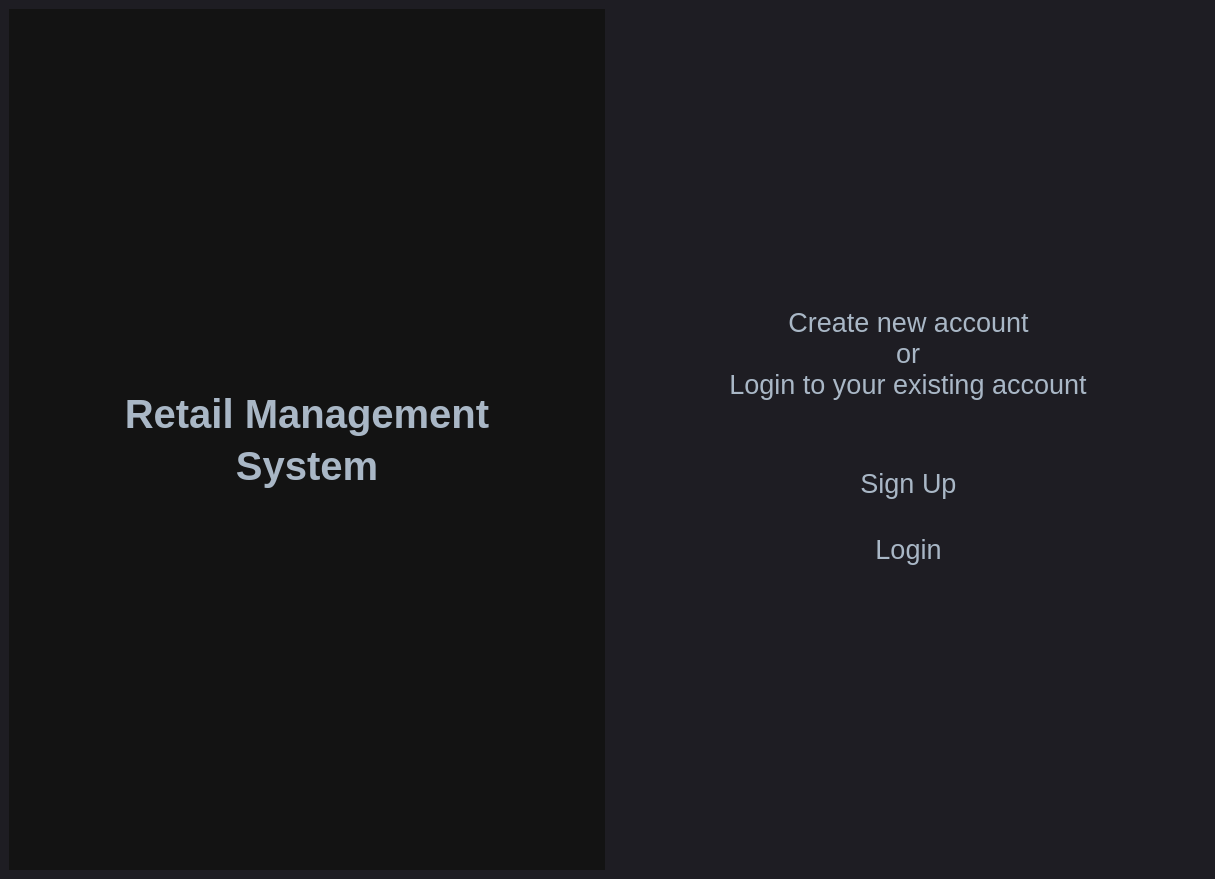
<?xml version="1.0" encoding="UTF-8"?>
<ui version="4.0">
 <class>MainWindow</class>
 <widget class="QMainWindow" name="MainWindow">
  <property name="geometry">
   <rect>
    <x>0</x>
    <y>0</y>
    <width>1215</width>
    <height>879</height>
   </rect>
  </property>
  <property name="windowTitle">
   <string>MainWindow</string>
  </property>
  <property name="styleSheet">
   <string notr="true">
QMainWindow {
	background-color:#1e1d23;
}
QFrame{
border:none;
}
QDialog {
	background-color:#1e1d23;
}
QColorDialog {
	background-color:#1e1d23;
}
QTextEdit {
	background-color:#1e1d23;
	color: #a9b7c6;
}
QPlainTextEdit {
	selection-background-color:#007b50;
	background-color:#1e1d23;
	border-style: solid;
	border-top-color: transparent;
	border-right-color: transparent;
	border-left-color: transparent;
	border-bottom-color: transparent;
	border-width: 1px;
	color: #a9b7c6;
}
QPushButton{
	border-style: solid;
	border-top-color: transparent;
	border-right-color: transparent;
	border-left-color: transparent;
	border-bottom-color: transparent;
	border-width: 1px;
	border-style: solid;
	color: #a9b7c6;
	padding: 2px;
	background-color: #1e1d23;
}
QPushButton::default{
	border-style: inset;
	border-top-color: transparent;
	border-right-color: transparent;
	border-left-color: transparent;
	border-bottom-color: #04b97f;
	border-width: 1px;
	color: #a9b7c6;
	padding: 2px;
	background-color: #1e1d23;
}
QToolButton {
	border-style: solid;
	border-top-color: transparent;
	border-right-color: transparent;
	border-left-color: transparent;
	border-bottom-color: #04b97f;
	border-bottom-width: 1px;
	border-style: solid;
	color: #a9b7c6;
	padding: 2px;
	background-color: #1e1d23;
}
QToolButton:hover{
	border-style: solid;
	border-top-color: transparent;
	border-right-color: transparent;
	border-left-color: transparent;
	border-bottom-color: #37efba;
	border-bottom-width: 2px;
	border-style: solid;
	color: #FFFFFF;
	padding-bottom: 1px;
	background-color: #1e1d23;
}
QPushButton:hover{
	border-style: solid;
	border-top-color: transparent;
	border-right-color: transparent;
	border-left-color: transparent;
	border-bottom-color: #37efba;
	border-bottom-width: 1px;
	border-style: solid;
	color: #FFFFFF;
	padding-bottom: 2px;
	background-color: #1e1d23;
}
QPushButton:pressed{
	border-style: solid;
	border-top-color: transparent;
	border-right-color: transparent;
	border-left-color: transparent;
	border-bottom-color: #37efba;
	border-bottom-width: 2px;
	border-style: solid;
	color: #37efba;
	padding-bottom: 1px;
	background-color: #1e1d23;
}
QPushButton:disabled{
	border-style: solid;
	border-top-color: transparent;
	border-right-color: transparent;
	border-left-color: transparent;
	border-bottom-color: #808086;
	border-bottom-width: 2px;
	border-style: solid;
	color: #808086;
	padding-bottom: 1px;
	background-color: #1e1d23;
}
QLineEdit {
	border-width: 1px; border-radius: 4px;
	border-color: rgb(58, 58, 58);
	border-style: inset;
	padding: 0 8px;
	color: #a9b7c6;
	background:#1e1d23;
	selection-background-color:#007b50;
	selection-color: #FFFFFF;
}
QLabel {
	color: #a9b7c6;
}
QLCDNumber {
	color: #37e6b4;
}
QProgressBar {
	text-align: center;
	color: rgb(240, 240, 240);
	border-width: 1px; 
	border-radius: 10px;
	border-color: rgb(58, 58, 58);
	border-style: inset;
	background-color:#1e1d23;
}
QProgressBar::chunk {
	background-color: #04b97f;
	border-radius: 5px;
}
QMenuBar {
	background-color: #1e1d23;
}
QMenuBar::item {
	color: #a9b7c6;
  	spacing: 3px;
  	padding: 1px 4px;
  	background: #1e1d23;
}

QMenuBar::item:selected {
  	background:#1e1d23;
	color: #FFFFFF;
}
QMenu::item:selected {
	border-style: solid;
	border-top-color: transparent;
	border-right-color: transparent;
	border-left-color: #04b97f;
	border-bottom-color: transparent;
	border-left-width: 2px;
	color: #FFFFFF;
	padding-left:15px;
	padding-top:4px;
	padding-bottom:4px;
	padding-right:7px;
	background-color: #1e1d23;
}
QMenu::item {
	border-style: solid;
	border-top-color: transparent;
	border-right-color: transparent;
	border-left-color: transparent;
	border-bottom-color: transparent;
	border-bottom-width: 1px;
	border-style: solid;
	color: #a9b7c6;
	padding-left:17px;
	padding-top:4px;
	padding-bottom:4px;
	padding-right:7px;
	background-color: #1e1d23;
}
QMenu{
	background-color:#1e1d23;
}
QTabWidget {
	color:rgb(0,0,0);
	background-color:#1e1d23;
}
QTabWidget::pane {
		border-color: rgb(77,77,77);
		background-color:#1e1d23;
		border-style: solid;
		border-width: 1px;
    	border-radius: 6px;
}
QTabBar::tab {
	border-style: solid;
	border-top-color: transparent;
	border-right-color: transparent;
	border-left-color: transparent;
	border-bottom-color: transparent;
	border-bottom-width: 1px;
	border-style: solid;
	color: #808086;
	padding: 3px;
	margin-left:3px;
	background-color: #1e1d23;
}
QTabBar::tab:selected, QTabBar::tab:last:selected, QTabBar::tab:hover {
  	border-style: solid;
	border-top-color: transparent;
	border-right-color: transparent;
	border-left-color: transparent;
	border-bottom-color: #04b97f;
	border-bottom-width: 2px;
	border-style: solid;
	color: #FFFFFF;
	padding-left: 3px;
	padding-bottom: 2px;
	margin-left:3px;
	background-color: #1e1d23;
}

QCheckBox {
	color: #a9b7c6;
	padding: 2px;
}
QCheckBox:disabled {
	color: #808086;
	padding: 2px;
}

QCheckBox:hover {
	border-radius:4px;
	border-style:solid;
	padding-left: 1px;
	padding-right: 1px;
	padding-bottom: 1px;
	padding-top: 1px;
	border-width:1px;
	border-color: rgb(87, 97, 106);
	background-color:#1e1d23;
}
QCheckBox::indicator:checked {

	height: 10px;
	width: 10px;
	border-style:solid;
	border-width: 1px;
	border-color: #04b97f;
	color: #a9b7c6;
	background-color: #04b97f;
}
QCheckBox::indicator:unchecked {

	height: 10px;
	width: 10px;
	border-style:solid;
	border-width: 1px;
	border-color: #04b97f;
	color: #a9b7c6;
	background-color: transparent;
}
QRadioButton {
	color: #a9b7c6;
	background-color: #1e1d23;
	padding: 1px;
}
QRadioButton::indicator:checked {
	height: 10px;
	width: 10px;
	border-style:solid;
	border-radius:5px;
	border-width: 1px;
	border-color: #04b97f;
	color: #a9b7c6;
	background-color: #04b97f;
}
QRadioButton::indicator:!checked {
	height: 10px;
	width: 10px;
	border-style:solid;
	border-radius:5px;
	border-width: 1px;
	border-color: #04b97f;
	color: #a9b7c6;
	background-color: transparent;
}
QStatusBar {
	color:#027f7f;
}
QSpinBox {
	color: #a9b7c6;	
	background-color: #1e1d23;
}
QDoubleSpinBox {
	color: #a9b7c6;	
	background-color: #1e1d23;
}
QTimeEdit {
	color: #a9b7c6;	
	background-color: #1e1d23;
}
QDateTimeEdit {
	color: #a9b7c6;	
	background-color: #1e1d23;
}
QDateEdit {
	color: #a9b7c6;	
	background-color: #1e1d23;
}
QComboBox {
	color: #a9b7c6;	
	background: #1e1d23;
}
QComboBox:editable {
	background: #1e1d23;
	color: #a9b7c6;
	selection-background-color: #1e1d23;
}
QComboBox QAbstractItemView {
	color: #a9b7c6;	
	background: #1e1d23;
	selection-color: #FFFFFF;
	selection-background-color: #1e1d23;
}
QComboBox:!editable:on, QComboBox::drop-down:editable:on {
	color: #a9b7c6;	
	background: #1e1d23;
}
QFontComboBox {
	color: #a9b7c6;	
	background-color: #1e1d23;
}
QToolBox {
	color: #a9b7c6;
	background-color: #1e1d23;
}
QToolBox::tab {
	color: #a9b7c6;
	background-color: #1e1d23;
}
QToolBox::tab:selected {
	color: #FFFFFF;
	background-color: #1e1d23;
}
QScrollArea {
	color: #FFFFFF;
	background-color: #1e1d23;
}
QSlider::groove:horizontal {
	height: 5px;
	background: #04b97f;
}
QSlider::groove:vertical {
	width: 5px;
	background: #04b97f;
}
QSlider::handle:horizontal {
	background: qlineargradient(x1:0, y1:0, x2:1, y2:1, stop:0 #b4b4b4, stop:1 #8f8f8f);
	border: 1px solid #5c5c5c;
	width: 14px;
	margin: -5px 0;
	border-radius: 7px;
}
QSlider::handle:vertical {
	background: qlineargradient(x1:1, y1:1, x2:0, y2:0, stop:0 #b4b4b4, stop:1 #8f8f8f);
	border: 1px solid #5c5c5c;
	height: 14px;
	margin: 0 -5px;
	border-radius: 7px;
}
QSlider::add-page:horizontal {
    background: white;
}
QSlider::add-page:vertical {
    background: white;
}
QSlider::sub-page:horizontal {
    background: #04b97f;
}
QSlider::sub-page:vertical {
    background: #04b97f;
}</string>
  </property>
  <widget class="QWidget" name="centralwidget">
   <layout class="QHBoxLayout" name="horizontalLayout_2">
    <property name="spacing">
     <number>0</number>
    </property>
    <property name="leftMargin">
     <number>0</number>
    </property>
    <property name="topMargin">
     <number>0</number>
    </property>
    <property name="rightMargin">
     <number>0</number>
    </property>
    <property name="bottomMargin">
     <number>0</number>
    </property>
    <item>
     <widget class="QFrame" name="frame">
      <property name="styleSheet">
       <string notr="true"/>
      </property>
      <property name="frameShape">
       <enum>QFrame::StyledPanel</enum>
      </property>
      <property name="frameShadow">
       <enum>QFrame::Raised</enum>
      </property>
      <layout class="QHBoxLayout" name="horizontalLayout">
       <item>
        <widget class="QFrame" name="frame_2">
         <property name="styleSheet">
          <string notr="true">background-color:rgb(19, 19, 19);</string>
         </property>
         <property name="frameShape">
          <enum>QFrame::StyledPanel</enum>
         </property>
         <property name="frameShadow">
          <enum>QFrame::Raised</enum>
         </property>
         <layout class="QHBoxLayout" name="horizontalLayout_3">
          <property name="spacing">
           <number>0</number>
          </property>
          <property name="leftMargin">
           <number>0</number>
          </property>
          <property name="topMargin">
           <number>0</number>
          </property>
          <property name="rightMargin">
           <number>0</number>
          </property>
          <property name="bottomMargin">
           <number>0</number>
          </property>
          <item>
           <widget class="QFrame" name="frame_4">
            <property name="frameShape">
             <enum>QFrame::StyledPanel</enum>
            </property>
            <property name="frameShadow">
             <enum>QFrame::Raised</enum>
            </property>
            <layout class="QVBoxLayout" name="verticalLayout">
             <item>
              <spacer name="verticalSpacer_2">
               <property name="orientation">
                <enum>Qt::Vertical</enum>
               </property>
               <property name="sizeHint" stdset="0">
                <size>
                 <width>20</width>
                 <height>40</height>
                </size>
               </property>
              </spacer>
             </item>
             <item>
              <widget class="QLabel" name="label_2">
               <property name="font">
                <font>
                 <pointsize>30</pointsize>
                </font>
               </property>
               <property name="text">
                <string>&lt;html&gt;&lt;head/&gt;&lt;body&gt;&lt;p align=&quot;center&quot;&gt;&lt;span style=&quot; font-weight:600;&quot;&gt;Retail Management&lt;/span&gt;&lt;/p&gt;&lt;/body&gt;&lt;/html&gt;</string>
               </property>
              </widget>
             </item>
             <item>
              <widget class="QLabel" name="label">
               <property name="font">
                <font>
                 <pointsize>30</pointsize>
                </font>
               </property>
               <property name="text">
                <string>&lt;html&gt;&lt;head/&gt;&lt;body&gt;&lt;p align=&quot;center&quot;&gt;&lt;span style=&quot; font-weight:600;&quot;&gt;System&lt;/span&gt;&lt;/p&gt;&lt;/body&gt;&lt;/html&gt;</string>
               </property>
              </widget>
             </item>
             <item>
              <spacer name="verticalSpacer">
               <property name="orientation">
                <enum>Qt::Vertical</enum>
               </property>
               <property name="sizeHint" stdset="0">
                <size>
                 <width>20</width>
                 <height>40</height>
                </size>
               </property>
              </spacer>
             </item>
            </layout>
           </widget>
          </item>
         </layout>
        </widget>
       </item>
       <item>
        <widget class="QFrame" name="frame_3">
         <property name="frameShape">
          <enum>QFrame::StyledPanel</enum>
         </property>
         <property name="frameShadow">
          <enum>QFrame::Raised</enum>
         </property>
         <layout class="QHBoxLayout" name="horizontalLayout_4">
          <item>
           <widget class="QFrame" name="frame_5">
            <property name="frameShape">
             <enum>QFrame::StyledPanel</enum>
            </property>
            <property name="frameShadow">
             <enum>QFrame::Raised</enum>
            </property>
            <layout class="QVBoxLayout" name="verticalLayout_2" stretch="0,0,0,0,0,0,0,0">
             <property name="spacing">
              <number>0</number>
             </property>
             <property name="leftMargin">
              <number>30</number>
             </property>
             <property name="topMargin">
              <number>0</number>
             </property>
             <property name="rightMargin">
              <number>30</number>
             </property>
             <property name="bottomMargin">
              <number>0</number>
             </property>
             <item>
              <spacer name="verticalSpacer_3">
               <property name="orientation">
                <enum>Qt::Vertical</enum>
               </property>
               <property name="sizeHint" stdset="0">
                <size>
                 <width>20</width>
                 <height>40</height>
                </size>
               </property>
              </spacer>
             </item>
             <item alignment="Qt::AlignHCenter">
              <widget class="QLabel" name="label_3">
               <property name="maximumSize">
                <size>
                 <width>500</width>
                 <height>50</height>
                </size>
               </property>
               <property name="font">
                <font>
                 <pointsize>20</pointsize>
                </font>
               </property>
               <property name="text">
                <string>&lt;html&gt;&lt;head/&gt;&lt;body&gt;&lt;p align=&quot;center&quot;&gt;Create new account&lt;/p&gt;&lt;/body&gt;&lt;/html&gt;</string>
               </property>
              </widget>
             </item>
             <item alignment="Qt::AlignHCenter">
              <widget class="QLabel" name="label_4">
               <property name="maximumSize">
                <size>
                 <width>150</width>
                 <height>50</height>
                </size>
               </property>
               <property name="font">
                <font>
                 <pointsize>20</pointsize>
                </font>
               </property>
               <property name="text">
                <string>&lt;html&gt;&lt;head/&gt;&lt;body&gt;&lt;p align=&quot;center&quot;&gt;or&lt;/p&gt;&lt;/body&gt;&lt;/html&gt;</string>
               </property>
              </widget>
             </item>
             <item alignment="Qt::AlignHCenter">
              <widget class="QLabel" name="label_5">
               <property name="maximumSize">
                <size>
                 <width>500</width>
                 <height>50</height>
                </size>
               </property>
               <property name="font">
                <font>
                 <pointsize>20</pointsize>
                </font>
               </property>
               <property name="text">
                <string>&lt;html&gt;&lt;head/&gt;&lt;body&gt;&lt;p align=&quot;center&quot;&gt;Login to your existing account&lt;/p&gt;&lt;/body&gt;&lt;/html&gt;</string>
               </property>
              </widget>
             </item>
             <item>
              <widget class="QFrame" name="frame_6">
               <property name="frameShape">
                <enum>QFrame::StyledPanel</enum>
               </property>
               <property name="frameShadow">
                <enum>QFrame::Raised</enum>
               </property>
              </widget>
             </item>
             <item alignment="Qt::AlignHCenter">
              <widget class="QPushButton" name="pushButton_2">
               <property name="maximumSize">
                <size>
                 <width>200</width>
                 <height>200</height>
                </size>
               </property>
               <property name="font">
                <font>
                 <pointsize>20</pointsize>
                </font>
               </property>
               <property name="styleSheet">
                <string notr="true">QPushButton{
height:40px;
margin-top:60;
}</string>
               </property>
               <property name="text">
                <string>Sign Up</string>
               </property>
              </widget>
             </item>
             <item alignment="Qt::AlignHCenter">
              <widget class="QPushButton" name="pushButton">
               <property name="maximumSize">
                <size>
                 <width>200</width>
                 <height>200</height>
                </size>
               </property>
               <property name="font">
                <font>
                 <pointsize>20</pointsize>
                </font>
               </property>
               <property name="styleSheet">
                <string notr="true">QPushButton{
height:40px;
margin-top:20px;
}</string>
               </property>
               <property name="text">
                <string>Login</string>
               </property>
              </widget>
             </item>
             <item>
              <spacer name="verticalSpacer_4">
               <property name="orientation">
                <enum>Qt::Vertical</enum>
               </property>
               <property name="sizeHint" stdset="0">
                <size>
                 <width>20</width>
                 <height>40</height>
                </size>
               </property>
              </spacer>
             </item>
            </layout>
           </widget>
          </item>
         </layout>
        </widget>
       </item>
      </layout>
     </widget>
    </item>
   </layout>
  </widget>
 </widget>
 <resources/>
 <connections/>
</ui>
